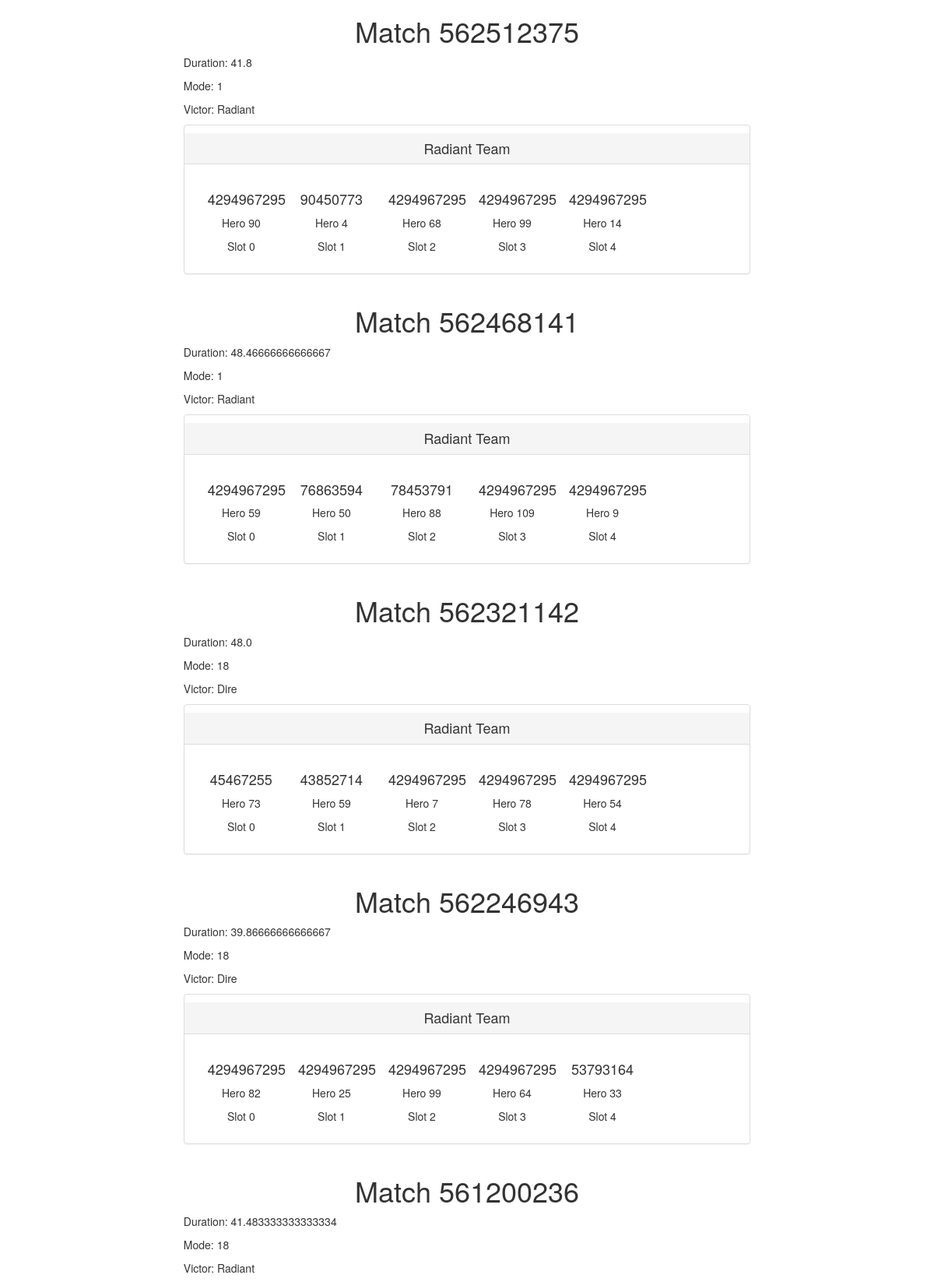
The page / (upper part) on the database its author committed.
### bin/dbschema.py (models this page shows, shortened)
class GameData(db.Model):
    _id = db.Column(db.Integer, primary_key = True, unique=True)
    match_id = db.Column(db.Integer, unique = True)
    match_seq= db.Column(db.Integer, unique = True)
    start_time = db.Column(db.Integer)
    duration = db.Column(db.Integer)
    lobby_type = db.Column(db.Integer)
    game_mode = db.Column(db.Integer)
    radiant_win = db.Column(db.Boolean)
    barracks_status_dire = db.Column(db.Integer)
    barracks_status_radiant = db.Column(db.Integer)
    tower_status_dire = db.Column(db.Integer)
    tower_status_radiant = db.Column(db.Integer)
    cluster = db.Column(db.Integer)
    first_blood_time = db.Column(db.Integer)
    human_players = db.Column(db.Integer)
    league_id = db.Column(db.Integer)
    pos_votes = db.Column(db.Integer)
    neg_votes = db.Column(db.Integer)

class PlayerData(db.Model):
        _id = db.Column(db.Integer, primary_key = True, unique = True)
        match = db.relationship('GameData', backref = db.backref('players', lazy = 'dynamic'))
        hero_id = db.Column(db.Integer)
        account_id = db.Column(db.Integer)
        match_id = db.Column(db.Integer, db.ForeignKey('game_data.match_id'))
        kills = db.Column(db.Integer)
        deaths = db.Column(db.Integer)
        assists = db.Column(db.Integer)
        lh = db.Column(db.Integer)
        denies = db.Column(db.Integer)
        gold = db.Column(db.Integer)
        gold_spent = db.Column(db.Integer)
        gpm = db.Column(db.Integer)
        hero_damage = db.Column(db.Integer)
        hero_healing = db.Column(db.Integer)
        tower_damage = db.Column(db.Integer)
        item0 = db.Column(db.Integer)
        item1 = db.Column(db.Integer)
        item2 = db.Column(db.Integer)
        item3 = db.Column(db.Integer)
        item4 = db.Column(db.Integer)
        item5 = db.Column(db.Integer)
        level = db.Column(db.Integer)
        xpm = db.Column(db.Integer)
        slot = db.Column(db.Integer)

### server.py (the view)
@app.route('/')
def home():
    games = GameData.query.all()
    ni_games = GetNiGames()
    my_ni_games = GetMyNiGames()
    return render_template('gameviewer.html', games=games)

### bin/dbactions.py (called while the page is built)
def GetMyNiGames ():
    return GameData.query.filter(GameData.players.any(account_id = my_steam_id)).filter(GameData.players.any(account_id = ni_steam_id)).all()

def GetNiGames ():
    return GameData.query.filter(GameData.players.any(account_id = ni_steam_id)).all()

### templates/gameviewer.html
{% extends 'layout_template.html' %}
{% block body %}
{% for g in games %}
<div class="col-md-12">
	<h1>Match {{g.match_id}}</h1>
	<div class="col-md-10 col-md-offset-1" align=left>
		<p>Duration: {{ g.duration / 60.0 }}</p>
		<p>Mode: {{g.game_mode}}</p>
		<p>Victor: {% if g.radiant_win %} Radiant {% else %} Dire {% endif %} </p>
	</div>
	<div class="col-md-10 col-md-offset-1">
		<div class="panel panel-default">
			<h4 class="panel-heading">Radiant Team</h4>
			<div class="panel-body">
				{% for p in g.players if p.slot < 5 %}
				<div class="col-md-2">
					<h4>{{ p.account_id }}</h4>
					<p>Hero {{p.hero_id}}</p>
					<p>Slot {{p.slot}}</p>
				</div>
				{% endfor %}
			</div>
		</div>
	</div>
</div>
{% endfor %}
{% endblock %}

### templates/layout_template.html (shortened to what this page needs)
<!DOCTYPE html>
<html lang="en">
<head>
    <link href="http://netdna.bootstrapcdn.com/bootstrap/3.1.0/css/bootstrap.min.css" rel="stylesheet">
</head>
<body>
    <div class="col-md-10 col-md-offset-1 fullHeight">
        <div class="col-md-12 bodyMain" align=center>
            {% block body %}
            {% endblock %}
        </div>
    </div>
</body>
</html>

### rows shown on the page
GameData: match_id "562512375", g.duration/60.0 "41.8", game_mode "1", radiant_win "Radiant"
PlayerData: account_id "4294967295", hero_id "90", slot "0"
PlayerData: account_id "90450773", hero_id "4", slot "1"
PlayerData: account_id "4294967295", hero_id "68", slot "2"
PlayerData: account_id "4294967295", hero_id "99", slot "3"
PlayerData: account_id "4294967295", hero_id "14", slot "4"
GameData: match_id "562468141", g.duration/60.0 "48.46666666666667", game_mode "1", radiant_win "Radiant"
PlayerData: account_id "4294967295", hero_id "59", slot "0"
PlayerData: account_id "76863594", hero_id "50", slot "1"
PlayerData: account_id "78453791", hero_id "88", slot "2"
PlayerData: account_id "4294967295", hero_id "109", slot "3"
PlayerData: account_id "4294967295", hero_id "9", slot "4"
GameData: match_id "562321142", g.duration/60.0 "48.0", game_mode "18", radiant_win "Dire"
PlayerData: account_id "45467255", hero_id "73", slot "0"
PlayerData: account_id "43852714", hero_id "59", slot "1"
PlayerData: account_id "4294967295", hero_id "7", slot "2"
PlayerData: account_id "4294967295", hero_id "78", slot "3"
PlayerData: account_id "4294967295", hero_id "54", slot "4"
GameData: match_id "562246943", g.duration/60.0 "39.86666666666667", game_mode "18", radiant_win "Dire"
PlayerData: account_id "4294967295", hero_id "82", slot "0"
PlayerData: account_id "4294967295", hero_id "25", slot "1"
PlayerData: account_id "4294967295", hero_id "99", slot "2"
PlayerData: account_id "4294967295", hero_id "64", slot "3"
PlayerData: account_id "53793164", hero_id "33", slot "4"
GameData: match_id "561200236", g.duration/60.0 "41.483333333333334", game_mode "18", radiant_win "Radiant"
